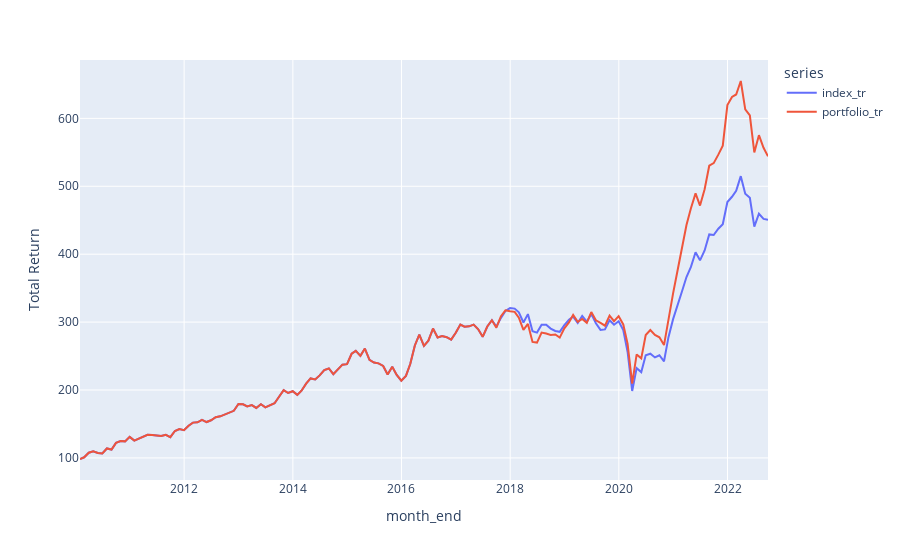

The code cell stored with this chart in its notebook:
### Code cell
# running solution
df_returns = pd.concat(objs=[df_returns_train, df_returns_test], ignore_index=True)
df_weights_index = equalise_weights(df_returns)
df_returns, df_weights_portfolio = generate_portfolio(df_returns_train, df_returns_test)
fig1, df_rtn = plot_total_return(
    df_returns,
    df_weights_index=df_weights_index,
    df_weights_portfolio=df_weights_portfolio,
)
fig1

### Figure 1 — Plotly figure (JSON) as saved in the notebook; plotly's stock layout.template omitted (floating-point values rounded to 4 significant figures; data arrays with more than 128 entries replaced by an {"elided": "..."} marker saying what was removed)
{"data": [{"hovertemplate": "series=index_tr<br>month_end=%{x}<br>Total Return=%{y}<extra></extra>", "legendgroup": "index_tr", "line": {"color": "#636efa", "dash": "solid"}, "marker": {"symbol": "circle"}, "mode": "lines", "name": "index_tr", "orientation": "v", "showlegend": true, "type": "scatter", "x": {"elided": "153 str values"}, "xaxis": "x", "y": {"elided": "153 float values"}, "yaxis": "y"}, {"hovertemplate": "series=portfolio_tr<br>month_end=%{x}<br>Total Return=%{y}<extra></extra>", "legendgroup": "portfolio_tr", "line": {"color": "#EF553B", "dash": "solid"}, "marker": {"symbol": "circle"}, "mode": "lines", "name": "portfolio_tr", "orientation": "v", "showlegend": true, "type": "scatter", "x": {"elided": "153 str values"}, "xaxis": "x", "y": {"elided": "153 float values"}, "yaxis": "y"}], "layout": {"legend": {"title": {"text": "series"}, "tracegroupgap": 0}, "margin": {"t": 60}, "xaxis": {"anchor": "y", "domain": [0, 1], "title": {"text": "month_end"}}, "yaxis": {"anchor": "x", "domain": [0, 1], "title": {"text": "Total Return"}}}}
